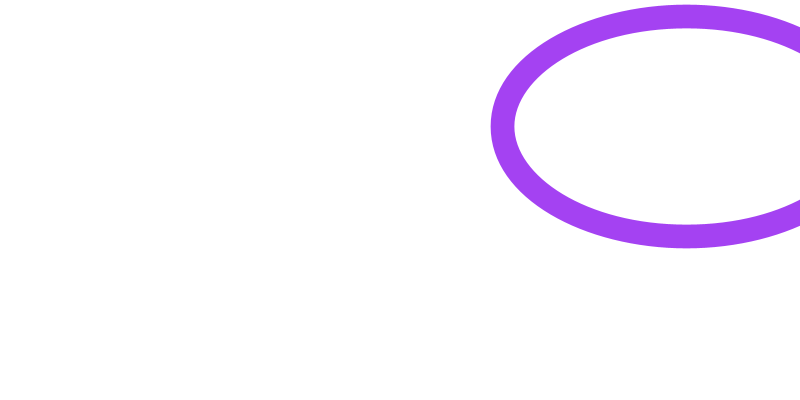
Frame 1 (no input)
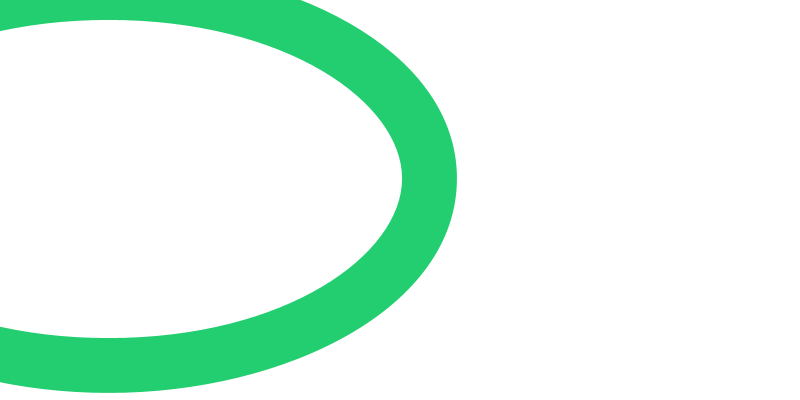
Frame 60 (the mouse pressed at the canvas centre just before this capture)
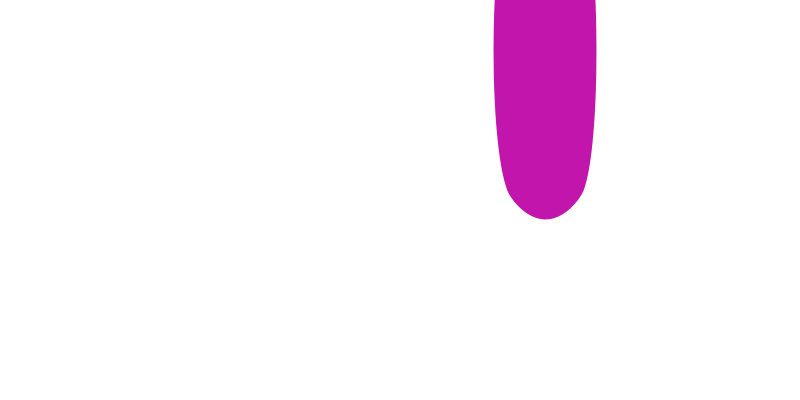
Frame 120 (the mouse held since frame 60 and released just before this capture)

The Processing sketch that drew these frames (run headless with seeded random() and noise(); from frame 60 on, the mouse is pressed at the canvas centre):

// Processing sketch: a_basic
// ── a_basic.pde

// P sketch coniguration. Only loops 1
void setup() {
  // width, height
  size(800, 400);

  // red, green, blue (0-255)
  background(0, 255, 255);
  
}
// ── draw_function.pde
// Main visual function. Loops infinitely.
void draw() {

  background(255);
  
  // random(minimum, maximum)
  stroke(random(0, 255), random(0, 255), random(0, 255));
  strokeWeight(random(0, 100));

  // Starting point X, sp Y, end point X, ep Y 
  ellipse(random(0, width), random(0, height), random(0, width), random(0, height));
}
// ── variables.pde
// Declare vairable and assign value
String message = "Hello World. I'm a here! ";
String myName = "This is Kikko. ";
int age = 65;
